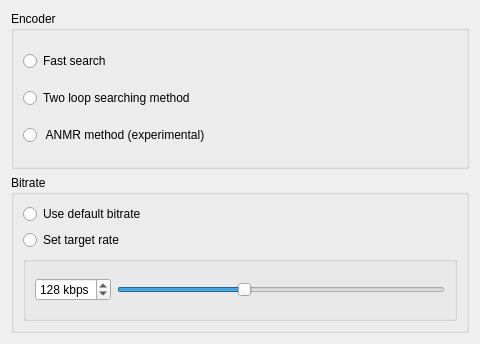
<?xml version="1.0" encoding="UTF-8"?>
<ui version="4.0">
 <class>TranscoderOptionsAvAAC</class>
 <widget class="QWidget" name="TranscoderOptionsAvAAC">
  <property name="geometry">
   <rect>
    <x>0</x>
    <y>0</y>
    <width>480</width>
    <height>344</height>
   </rect>
  </property>
  <property name="windowTitle">
   <string>Form</string>
  </property>
  <layout class="QVBoxLayout" name="verticalLayout">
   <item>
    <widget class="QGroupBox" name="encoder_group">
     <property name="title">
      <string>Encoder</string>
     </property>
     <layout class="QVBoxLayout" name="verticalLayout_3">
      <item>
       <widget class="QRadioButton" name="encoder_fast">
        <property name="text">
         <string>Fast search</string>
        </property>
       </widget>
      </item>
      <item>
       <widget class="QRadioButton" name="encoder_twoloop">
        <property name="text">
         <string>Two loop searching method</string>
        </property>
       </widget>
      </item>
      <item>
       <widget class="QRadioButton" name="encoder_anmr">
        <property name="text">
         <string> ANMR method (experimental)</string>
        </property>
       </widget>
      </item>
     </layout>
    </widget>
   </item>
   <item>
    <widget class="QGroupBox" name="bitrateGroup">
     <property name="title">
      <string>Bitrate</string>
     </property>
     <layout class="QVBoxLayout" name="verticalLayout_2">
      <item>
       <widget class="QRadioButton" name="bitrate_default">
        <property name="text">
         <string>Use default bitrate</string>
        </property>
       </widget>
      </item>
      <item>
       <widget class="QRadioButton" name="bitrate_target">
        <property name="text">
         <string>Set target rate</string>
        </property>
       </widget>
      </item>
      <item>
       <widget class="QGroupBox" name="bitrate_group">
        <property name="title">
         <string/>
        </property>
        <layout class="QHBoxLayout" name="horizontalLayout">
         <item>
          <widget class="QSpinBox" name="bitrate_spinbox">
           <property name="suffix">
            <string> kbps</string>
           </property>
           <property name="minimum">
            <number>8</number>
           </property>
           <property name="maximum">
            <number>320</number>
           </property>
           <property name="singleStep">
            <number>8</number>
           </property>
           <property name="value">
            <number>128</number>
           </property>
          </widget>
         </item>
         <item>
          <widget class="QSlider" name="bitrate_slider">
           <property name="minimum">
            <number>8</number>
           </property>
           <property name="maximum">
            <number>320</number>
           </property>
           <property name="value">
            <number>128</number>
           </property>
           <property name="orientation">
            <enum>Qt::Horizontal</enum>
           </property>
          </widget>
         </item>
        </layout>
       </widget>
      </item>
     </layout>
    </widget>
   </item>
  </layout>
 </widget>
 <resources/>
 <connections>
  <connection>
   <sender>bitrate_slider</sender>
   <signal>valueChanged(int)</signal>
   <receiver>bitrate_spinbox</receiver>
   <slot>setValue(int)</slot>
   <hints>
    <hint type="sourcelabel">
     <x>170</x>
     <y>29</y>
    </hint>
    <hint type="destinationlabel">
     <x>445</x>
     <y>24</y>
    </hint>
   </hints>
  </connection>
  <connection>
   <sender>bitrate_spinbox</sender>
   <signal>valueChanged(int)</signal>
   <receiver>bitrate_slider</receiver>
   <slot>setValue(int)</slot>
   <hints>
    <hint type="sourcelabel">
     <x>407</x>
     <y>18</y>
    </hint>
    <hint type="destinationlabel">
     <x>191</x>
     <y>29</y>
    </hint>
   </hints>
  </connection>
 </connections>
</ui>
